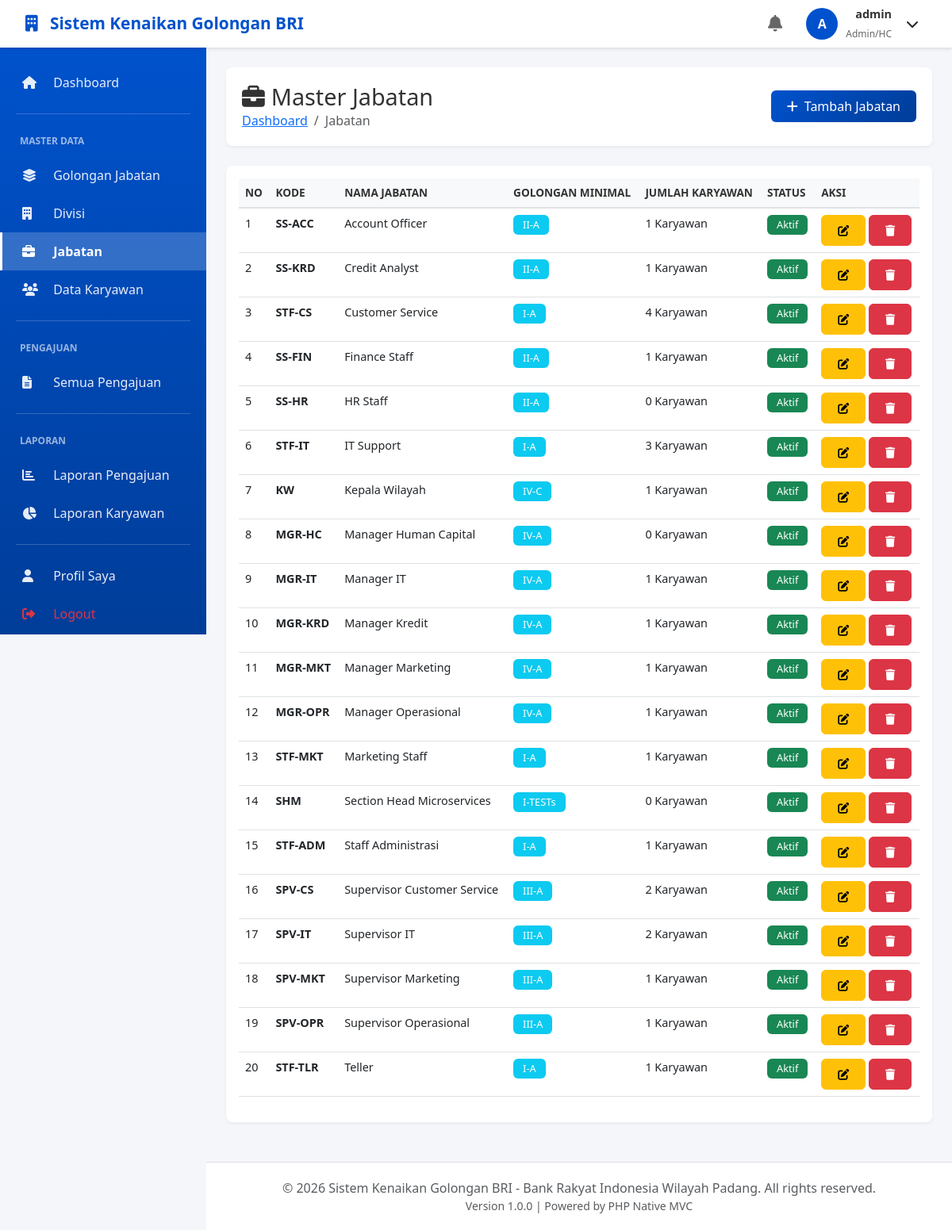
Screenshot of /jabatan (signed in) with the database file from the repository.
### tables this page shows
CREATE TABLE IF NOT EXISTS `jabatan` (
  `id_jabatan` int NOT NULL AUTO_INCREMENT,
  `kode_jabatan` varchar(20) NOT NULL,
  `nama_jabatan` varchar(100) NOT NULL,
  `id_golongan_minimal` int DEFAULT NULL,
  `deskripsi` text,
  `is_active` tinyint(1) DEFAULT '1',
  `created_at` timestamp NULL DEFAULT CURRENT_TIMESTAMP,
  `updated_at` timestamp NULL DEFAULT CURRENT_TIMESTAMP ON UPDATE CURRENT_TIMESTAMP,
  PRIMARY KEY (`id_jabatan`),
  UNIQUE KEY `kode_jabatan` (`kode_jabatan`),
  KEY `id_golongan_minimal` (`id_golongan_minimal`),
  CONSTRAINT `jabatan_ibfk_1` FOREIGN KEY (`id_golongan_minimal`) REFERENCES `golongan_jabatan` (`id_golongan`)
);

CREATE TABLE IF NOT EXISTS `golongan_jabatan` (
  `id_golongan` int NOT NULL AUTO_INCREMENT,
  `kode_golongan` varchar(10) NOT NULL,
  `nama_golongan` varchar(100) NOT NULL,
  `level` int NOT NULL,
  `sub_level` char(1) NOT NULL,
  `deskripsi` text,
  `syarat_minimal` text,
  `is_active` tinyint(1) DEFAULT '1',
  `created_at` timestamp NULL DEFAULT CURRENT_TIMESTAMP,
  `updated_at` timestamp NULL DEFAULT CURRENT_TIMESTAMP ON UPDATE CURRENT_TIMESTAMP,
  PRIMARY KEY (`id_golongan`),
  UNIQUE KEY `kode_golongan` (`kode_golongan`),
  KEY `idx_level_sub` (`level`,`sub_level`)
);

### app/controllers/JabatanController.php (called while the page is built, shortened)
<?php
class JabatanController extends Controller
{
    private $jabatanModel;
    public function __construct()
    {
        $this->jabatanModel = $this->model('Jabatan');
    }
    public function index()
    {
        $jabatan = $this->jabatanModel->getWithStats();
        $data = [
            'pageTitle' => 'Master Jabatan',
            'currentPage' => 'jabatan',
            'jabatan' => $jabatan
        ];
        $this->view('jabatan/index', $data);
    }
}

### core/App.php (called while the page is built, shortened)
<?php
class App
{
    protected $method = 'index';
    public function __construct()
    {
        $url = $this->parseURL();
        if (isset($url[0]) && file_exists('../app/controllers/' . ucfirst($url[0]) . 'Controller.php')) {
            unset($url[0]);
        }
        $this->controller = new $this->controller;
        if (isset($url[1])) {
            if (method_exists($this->controller, $url[1])) {
                $this->method = $url[1];
                unset($url[1]);
            }
        } else {
            if (method_exists($this->controller, 'index')) {
                $this->method = 'index';
            }
        }
        $this->params = $url ? array_values($url) : [];
        call_user_func_array([$this->controller, $this->method], $this->params);
    }
    private function parseURL()
    {
        if (isset($_SERVER['REQUEST_URI'])) {
            $uri = strtok($_SERVER['REQUEST_URI'], '?');
            $url = rtrim($uri, '/');
            $url = filter_var($url, FILTER_SANITIZE_URL);
            $url = explode('/', trim($url, '/'));
            return $url;
        }
        return [];
    }
}

### public/index.php (called while the page is built, shortened)
<?php
require_once '../app/config/Database.php';
require_once '../core/App.php';
require_once '../core/Model.php';
require_once '../app/helpers/Helper.php';
$app = new App();

### app/config/Database.php (called while the page is built, shortened)
<?php
class Database
{
    private static $instance = null;
    private $connection;
    private $host = DB_HOST;
    private $dbname = DB_NAME;
    private $username = DB_USER;
    private $password = DB_PASS;
    private $charset = 'utf8mb4';
    private function __construct()
    {
        $dsn = "mysql:host={$this->host};dbname={$this->dbname};charset={$this->charset}";
        $options = [
            PDO::ATTR_ERRMODE            => PDO::ERRMODE_EXCEPTION,
            PDO::ATTR_DEFAULT_FETCH_MODE => PDO::FETCH_OBJ,
            PDO::ATTR_EMULATE_PREPARES   => false,
            PDO::MYSQL_ATTR_INIT_COMMAND => "SET NAMES {$this->charset}"
        ];
        try {
            $this->connection = new PDO($dsn, $this->username, $this->password, $options);
            $this->applyRuntimeMigrations();
        } catch (PDOException $e) {
            die("Database Connection Failed: " . $e->getMessage());
        }
    }
    private function applyRuntimeMigrations()
    {
        if (!$this->columnExists('pengajuan', 'nilai_kinerja_pengajuan')) {
            $sql = "ALTER TABLE pengajuan
                    ADD COLUMN nilai_kinerja_pengajuan DECIMAL(5,2) NULL
                    AFTER alasan_pengajuan";
            $this->connection->exec($sql);
        }
    }
    private function columnExists($table, $column)
    {
        $table = preg_replace('/[^a-zA-Z0-9_]/', '', $table);
        $column = preg_replace('/[^a-zA-Z0-9_]/', '', $column);
        $sql = "SHOW COLUMNS FROM `{$table}` LIKE '{$column}'";
        $stmt = $this->connection->query($sql);
        return $stmt->fetch(PDO::FETCH_ASSOC) !== false;
    }
    public static function getInstance()
    {
        if (self::$instance === null) {
            self::$instance = new self();
        }
        return self::$instance;
    }
}

### core/Model.php (called while the page is built, shortened)
<?php
class Model
{
    public function __construct()
    {
        $this->db = Database::getInstance()->getConnection();
    }
}

### app/models/Jabatan.php (called while the page is built, shortened)
<?php
class Jabatan extends Model
{
    protected $table = 'jabatan';
    public function getWithStats()
    {
        $sql = "SELECT j.*,
                g.kode_golongan, g.nama_golongan,
                COUNT(p.id_pekerja) as jumlah_pekerja
                FROM {$this->table} j
                LEFT JOIN golongan_jabatan g ON j.id_golongan_minimal = g.id_golongan
                LEFT JOIN pekerja p ON j.id_jabatan = p.id_jabatan
                    AND p.status_kepegawaian = 'aktif'
                GROUP BY j.id_jabatan
                ORDER BY j.nama_jabatan ASC";
        $stmt = $this->db->prepare($sql);
        $stmt->execute();
        return $stmt->fetchAll(PDO::FETCH_OBJ);
    }
}

### app/helpers/Helper.php (called while the page is built, shortened)
<?php
class Helper
{
    public static function escape($string)
    {
        return htmlspecialchars($string, ENT_QUOTES, 'UTF-8');
    }
}

### app/views/jabatan/index.php (the view, shortened to what this page needs)
<div class="content-header">
    <div class="d-flex justify-content-between align-items-center">
        <div>
            <h1><i class="fas fa-briefcase me-2"></i>Master Jabatan</h1>
            <nav aria-label="breadcrumb">
                <ol class="breadcrumb">
                    <li class="breadcrumb-item"><a href="<?= BASE_URL ?>/dashboard">Dashboard</a></li>
                    <li class="breadcrumb-item active">Jabatan</li>
                </ol>
            </nav>
        </div>
        <div>
            <a href="<?= BASE_URL ?>/jabatan/create" class="btn btn-primary">
                <i class="fas fa-plus me-2"></i>Tambah Jabatan
            </a>
        </div>
    </div>
</div>
<div class="card">
    <div class="card-body">
        <div class="table-responsive">
            <table class="table table-hover" id="jabatanTable">
                <thead>
                    <tr>
                        <th>No</th>
                        <th>Kode</th>
                        <th>Nama Jabatan</th>
                        <th>Golongan Minimal</th>
                        <th>Jumlah Karyawan</th>
                        <th>Status</th>
                        <th>Aksi</th>
                    </tr>
                </thead>
                <tbody>
                    <?php if (!empty($jabatan)): ?>
                        <?php $no = 1; foreach ($jabatan as $row): ?>
                            <tr>
                                <td><?= $no++ ?></td>
                                <td><strong><?= Helper::escape($row->kode_jabatan) ?></strong></td>
                                <td><?= Helper::escape($row->nama_jabatan) ?></td>
                                <td>
                                    <?php if ($row->kode_golongan): ?>
                                        <span class="badge bg-info"><?= $row->kode_golongan ?></span>
                                    <?php else: ?>
                                        <span class="text-muted">-</span>
                                    <?php endif; ?>
                                </td>
                                <td><?= $row->jumlah_pekerja ?? 0 ?> Karyawan</td>
                                <td>
                                    <?php if ($row->is_active): ?>
                                        <span class="badge bg-success">Aktif</span>
                                    <?php else: ?>
                                        <span class="badge bg-secondary">Nonaktif</span>
                                    <?php endif; ?>
                                </td>
                                <td>
                                    <a href="<?= BASE_URL ?>/jabatan/edit/<?= $row->id_jabatan ?>"
                                       class="btn btn-sm btn-warning">
                                        <i class="fas fa-edit"></i>
                                    </a>
                                    <a href="<?= BASE_URL ?>/jabatan/delete/<?= $row->id_jabatan ?>"
                                       class="btn btn-sm btn-danger btn-delete"
                                       onclick="return confirm('Apakah Anda yakin ingin menghapus jabatan ini?')">
                                        <i class="fas fa-trash"></i>
                                    </a>
                                </td>
                            </tr>
                        <?php endforeach; ?>
                    <?php else: ?>
                        <tr>
                            <td colspan="7" class="text-center">Belum ada data jabatan</td>
                        </tr>
                    <?php endif; ?>
                </tbody>
            </table>
        </div>
    </div>
</div>

### public/assets/css/style.css (style rules this page uses)
.btn { border-radius: 6px; padding: 8px 20px; font-weight: 500; transition: all 0.3s; }
.btn-primary { background: linear-gradient(135deg, #0052CC 0%, #003D99 100%); border: none; }
.table { font-size: 0.9rem; }
.table thead th { background: #f8f9fa; color: #333; font-weight: 600; border-bottom: 2px solid #dee2e6; text-transform: uppercase; font-size: 0.85rem; }
.badge { padding: 6px 12px; font-weight: 500; font-size: 0.8rem; }

### app/views/layouts/header.php (style rules this page uses)
:root { --primary-color: #0052CC; --secondary-color: #003D99; --sidebar-width: 260px; --navbar-height: 60px; }
body { font-family: 'Segoe UI', Tahoma, Geneva, Verdana, sans-serif; background-color: #f5f6fa; }
.content-header { background: white; border-radius: 8px; padding: 20px; margin-bottom: 25px; box-shadow: 0 2px 4px rgba(0,0,0,0.05); }
.content-header h1 { font-size: 1.8rem; margin: 0; color: #333; }
.breadcrumb { margin: 0; padding: 0; background: none; }
.card { border: none; border-radius: 8px; box-shadow: 0 2px 4px rgba(0,0,0,0.05); margin-bottom: 25px; }

### rows the page displays
jabatan: kode_jabatan "SS-ACC", nama_jabatan "Account Officer", id_golongan_minimal.kode_golongan "II-A", jumlah_pekerja "1", is_active "Aktif"
jabatan: kode_jabatan "SS-KRD", nama_jabatan "Credit Analyst", id_golongan_minimal.kode_golongan "II-A", jumlah_pekerja "1", is_active "Aktif"
jabatan: kode_jabatan "STF-CS", nama_jabatan "Customer Service", id_golongan_minimal.kode_golongan "I-A", jumlah_pekerja "4", is_active "Aktif"
jabatan: kode_jabatan "SS-FIN", nama_jabatan "Finance Staff", id_golongan_minimal.kode_golongan "II-A", jumlah_pekerja "1", is_active "Aktif"
jabatan: kode_jabatan "SS-HR", nama_jabatan "HR Staff", id_golongan_minimal.kode_golongan "II-A", jumlah_pekerja "0", is_active "Aktif"
jabatan: kode_jabatan "STF-IT", nama_jabatan "IT Support", id_golongan_minimal.kode_golongan "I-A", jumlah_pekerja "3", is_active "Aktif"
jabatan: kode_jabatan "KW", nama_jabatan "Kepala Wilayah", id_golongan_minimal.kode_golongan "IV-C", jumlah_pekerja "1", is_active "Aktif"
jabatan: kode_jabatan "MGR-HC", nama_jabatan "Manager Human Capital", id_golongan_minimal.kode_golongan "IV-A", jumlah_pekerja "0", is_active "Aktif"
jabatan: kode_jabatan "MGR-IT", nama_jabatan "Manager IT", id_golongan_minimal.kode_golongan "IV-A", jumlah_pekerja "1", is_active "Aktif"
jabatan: kode_jabatan "MGR-KRD", nama_jabatan "Manager Kredit", id_golongan_minimal.kode_golongan "IV-A", jumlah_pekerja "1", is_active "Aktif"
jabatan: kode_jabatan "MGR-MKT", nama_jabatan "Manager Marketing", id_golongan_minimal.kode_golongan "IV-A", jumlah_pekerja "1", is_active "Aktif"
jabatan: kode_jabatan "MGR-OPR", nama_jabatan "Manager Operasional", id_golongan_minimal.kode_golongan "IV-A", jumlah_pekerja "1", is_active "Aktif"
jabatan: kode_jabatan "STF-MKT", nama_jabatan "Marketing Staff", id_golongan_minimal.kode_golongan "I-A", jumlah_pekerja "1", is_active "Aktif"
jabatan: kode_jabatan "SHM", nama_jabatan "Section Head Microservices", id_golongan_minimal.kode_golongan "I-TESTs", jumlah_pekerja "0", is_active "Aktif"
jabatan: kode_jabatan "STF-ADM", nama_jabatan "Staff Administrasi", id_golongan_minimal.kode_golongan "I-A", jumlah_pekerja "1", is_active "Aktif"
jabatan: kode_jabatan "SPV-CS", nama_jabatan "Supervisor Customer Service", id_golongan_minimal.kode_golongan "III-A", jumlah_pekerja "2", is_active "Aktif"
jabatan: kode_jabatan "SPV-IT", nama_jabatan "Supervisor IT", id_golongan_minimal.kode_golongan "III-A", jumlah_pekerja "2", is_active "Aktif"
jabatan: kode_jabatan "SPV-MKT", nama_jabatan "Supervisor Marketing", id_golongan_minimal.kode_golongan "III-A", jumlah_pekerja "1", is_active "Aktif"
jabatan: kode_jabatan "SPV-OPR", nama_jabatan "Supervisor Operasional", id_golongan_minimal.kode_golongan "III-A", jumlah_pekerja "1", is_active "Aktif"
jabatan: kode_jabatan "STF-TLR", nama_jabatan "Teller", id_golongan_minimal.kode_golongan "I-A", jumlah_pekerja "1", is_active "Aktif"

### other values shown
APP_NAME "Sistem Kenaikan Golongan BRI"
substr(Session::get('nama_lengkap', Session::get('username')), 0, 1) "A"
Helper::escape(Session::get('nama_lengkap', Session::get('username'))) "admin"
Helper::getRoleLabel(Session::getRole()) "Admin/HC"
APP_VERSION "1.0.0"
